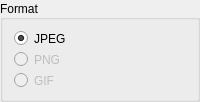
          <widget class="QGroupBox" name="groupFormat">
           <property name="whatsThis">
            <string>&lt;html&gt;&lt;head/&gt;&lt;body&gt;&lt;p&gt;The image format of both WMS HTTP responses and created tiles. Therefore transparency is not supported by jpeg-images - the &lt;span style=&quot; font-style:italic;&quot;&gt;transparent&lt;/span&gt; option for background color will be disabled in the case of &lt;span style=&quot; font-style:italic;&quot;&gt;JPEG&lt;/span&gt;.&lt;/p&gt;&lt;/body&gt;&lt;/html&gt;</string>
           </property>
           <property name="title">
            <string>Format</string>
           </property>
           <property name="alignment">
            <set>Qt::AlignLeading|Qt::AlignLeft|Qt::AlignVCenter</set>
           </property>
           <property name="flat">
            <bool>false</bool>
           </property>
           <property name="checkable">
            <bool>false</bool>
           </property>
           <property name="checked">
            <bool>false</bool>
           </property>
           <layout class="QVBoxLayout" name="verticalLayout_5">
            <item>
             <widget class="QRadioButton" name="radioJpeg">
              <property name="styleSheet">
               <string notr="true">border: 0</string>
              </property>
              <property name="text">
               <string>JPEG          </string>
              </property>
              <property name="checked">
               <bool>true</bool>
              </property>
             </widget>
            </item>
            <item>
             <widget class="QRadioButton" name="radioPng">
              <property name="enabled">
               <bool>false</bool>
              </property>
              <property name="styleSheet">
               <string notr="true">border: 0</string>
              </property>
              <property name="text">
               <string>PNG</string>
              </property>
             </widget>
            </item>
            <item>
             <widget class="QRadioButton" name="radioGIF">
              <property name="enabled">
               <bool>false</bool>
              </property>
              <property name="styleSheet">
               <string notr="true">border: 0</string>
              </property>
              <property name="text">
               <string>GIF</string>
              </property>
             </widget>
            </item>
           </layout>
          </widget>
